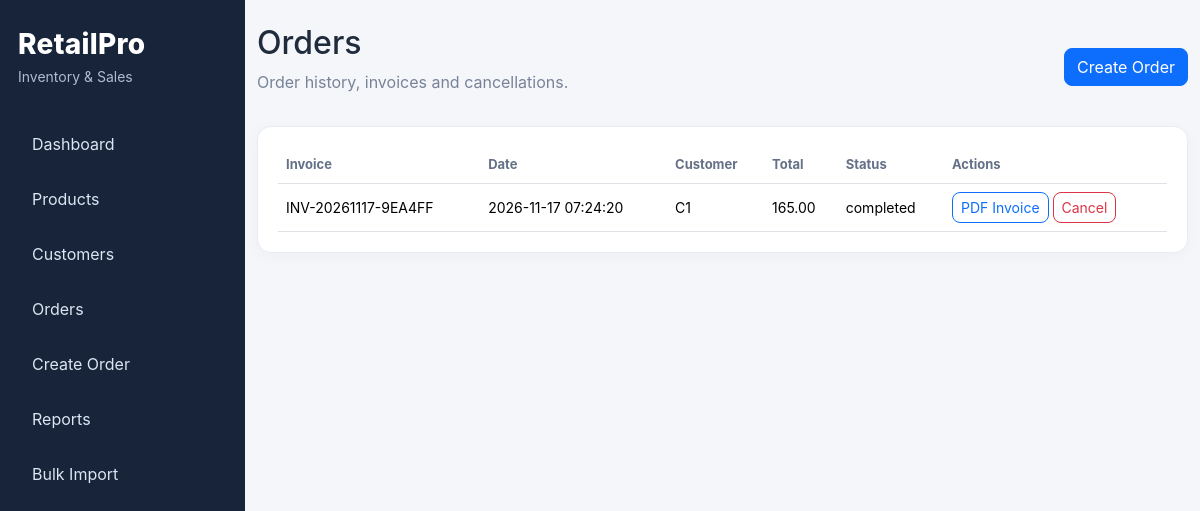
The page /orders on the database its author committed.
### tables this page shows
CREATE TABLE orders (
        order_id INTEGER PRIMARY KEY AUTOINCREMENT,
        invoice_number TEXT NOT NULL UNIQUE,
        customer_id INTEGER NOT NULL,
        subtotal TEXT NOT NULL,
        tax_rate TEXT NOT NULL,
        tax_amount TEXT NOT NULL,
        discount_amount TEXT NOT NULL,
        grand_total TEXT NOT NULL,
        status TEXT NOT NULL DEFAULT 'completed'
          CHECK(status IN ('completed','cancelled')),
        created_at TEXT NOT NULL DEFAULT CURRENT_TIMESTAMP,
        cancelled_at TEXT,
        FOREIGN KEY(customer_id) REFERENCES customers(customer_id) ON DELETE RESTRICT
    );

CREATE TABLE customers (
        customer_id INTEGER PRIMARY KEY AUTOINCREMENT,
        name TEXT NOT NULL,
        email TEXT UNIQUE,
        phone TEXT,
        address TEXT,
        created_at TEXT NOT NULL DEFAULT CURRENT_TIMESTAMP
    );

### app.py (the view)
    @app.route("/orders")
    def order_list():
        return render_template("orders.html",orders=orders.list_orders())

### database.py (called while the page is built)
@contextmanager
def get_db_connection():
    conn = sqlite3.connect(str(Config.DATABASE_PATH), timeout=30)
    conn.row_factory = sqlite3.Row
    conn.execute("PRAGMA foreign_keys = ON")
    conn.execute("PRAGMA busy_timeout = 30000")
    try:
        yield conn
        conn.commit()
    except Exception:
        conn.rollback()
        raise
    finally:
        conn.close()

### services.py (called while the page is built)
    def list_orders(self):
        with get_db_connection() as conn:
            return conn.execute("""SELECT o.*,c.name customer_name FROM orders o
                JOIN customers c ON c.customer_id=o.customer_id ORDER BY o.order_id DESC""").fetchall()

### templates/orders.html
{% extends "base.html" %}{% block title %}Orders{% endblock %}{% block content %}
<div class="d-flex justify-content-between mb-3"><div><h2>Orders</h2><p class="muted">Order history, invoices and cancellations.</p></div><a class="btn btn-primary align-self-center" href="{{ url_for('order_new') }}">Create Order</a></div>
<div class="panel table-responsive"><table class="table align-middle"><tr><th>Invoice</th><th>Date</th><th>Customer</th><th>Total</th><th>Status</th><th>Actions</th></tr>
{% for o in orders %}<tr><td>{{ o.invoice_number }}</td><td>{{ o.created_at }}</td><td>{{ o.customer_name }}</td><td>{{ o.grand_total }}</td><td>{{ o.status }}</td><td><a class="btn btn-sm btn-outline-primary" href="{{ url_for('order_invoice',oid=o.order_id) }}">PDF Invoice</a> {% if o.status=='completed' %}<form class="d-inline" method="post" action="{{ url_for('order_cancel',oid=o.order_id) }}" onsubmit="return confirm('Cancel order and restore stock?')"><button class="btn btn-sm btn-outline-danger">Cancel</button></form>{% endif %}</td></tr>{% else %}<tr><td colspan="6">No orders yet.</td></tr>{% endfor %}</table></div>{% endblock %}

### static/style.css (style rules this page uses)
:root { --navy:#17243a;--bg:#f4f6fa;--ink:#202b3c }
body { background:var(--bg);color:var(--ink);font-family:Inter,Arial,sans-serif }
.muted { color:#778398 }
.stat,.panel { background:#fff;border:1px solid #e9edf3;border-radius:14px;padding:20px;box-shadow:0 3px 14px rgba(25,40,65,.035) }
.table { margin-bottom:0 }
.table th { font-size:13px;color:#647187;white-space:nowrap }
.table td { font-size:14px;vertical-align:middle }
.btn { border-radius:8px }

### rows shown on the page
orders: invoice_number "INV-20261117-9EA4FF", created_at "2026-11-17 07:24:20", customer_name "C1", grand_total "165.00", status "completed"
